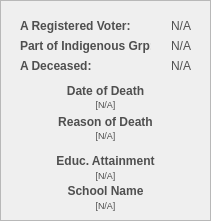
     <widget class="QFrame" name="basePopUpBodyFrame_9">
      <property name="geometry">
       <rect>
        <x>330</x>
        <y>200</y>
        <width>211</width>
        <height>221</height>
       </rect>
      </property>
      <property name="styleSheet">
       <string notr="true">#basePopUpBodyFrame_9 {
	background-color: rgb(247, 247, 247);
	border: 1px solid rgb(194, 194, 194);
	border-radius: 10px;
}</string>
      </property>
      <property name="frameShape">
       <enum>QFrame::Shape::StyledPanel</enum>
      </property>
      <property name="frameShadow">
       <enum>QFrame::Shadow::Raised</enum>
      </property>
      <widget class="QLabel" name="cp_displayRegisteredVoter">
       <property name="geometry">
        <rect>
         <x>150</x>
         <y>10</y>
         <width>41</width>
         <height>31</height>
        </rect>
       </property>
       <property name="font">
        <font>
         <family>Arial</family>
         <pointsize>9</pointsize>
        </font>
       </property>
       <property name="styleSheet">
        <string notr="true">#cp_displayRegisteredVoter{
	background-color:transparent;
	color:#4f4f4f;
}</string>
       </property>
       <property name="text">
        <string>N/A</string>
       </property>
       <property name="alignment">
        <set>Qt::AlignmentFlag::AlignRight|Qt::AlignmentFlag::AlignTrailing|Qt::AlignmentFlag::AlignVCenter</set>
       </property>
      </widget>
      <widget class="QLabel" name="cp_labelRegisteredVoter">
       <property name="geometry">
        <rect>
         <x>20</x>
         <y>10</y>
         <width>111</width>
         <height>31</height>
        </rect>
       </property>
       <property name="font">
        <font>
         <family>Arial</family>
         <pointsize>9</pointsize>
         <bold>true</bold>
        </font>
       </property>
       <property name="styleSheet">
        <string notr="true">#cp_labelRegisteredVoter{
	background-color:transparent;
	color:#4f4f4f;
}</string>
       </property>
       <property name="text">
        <string>A Registered Voter:</string>
       </property>
       <property name="alignment">
        <set>Qt::AlignmentFlag::AlignLeading|Qt::AlignmentFlag::AlignLeft|Qt::AlignmentFlag::AlignVCenter</set>
       </property>
      </widget>
      <widget class="QLabel" name="cp_labelDeceased">
       <property name="geometry">
        <rect>
         <x>20</x>
         <y>50</y>
         <width>101</width>
         <height>31</height>
        </rect>
       </property>
       <property name="font">
        <font>
         <family>Arial</family>
         <pointsize>9</pointsize>
         <bold>true</bold>
        </font>
       </property>
       <property name="styleSheet">
        <string notr="true">#cp_labelDeceased{
	background-color:transparent;
	color:#4f4f4f;
}</string>
       </property>
       <property name="text">
        <string>A Deceased:</string>
       </property>
       <property name="alignment">
        <set>Qt::AlignmentFlag::AlignLeading|Qt::AlignmentFlag::AlignLeft|Qt::AlignmentFlag::AlignVCenter</set>
       </property>
      </widget>
      <widget class="QLabel" name="cp_displayDeceased">
       <property name="geometry">
        <rect>
         <x>150</x>
         <y>50</y>
         <width>41</width>
         <height>31</height>
        </rect>
       </property>
       <property name="font">
        <font>
         <family>Arial</family>
         <pointsize>9</pointsize>
        </font>
       </property>
       <property name="styleSheet">
        <string notr="true">#cp_displayDeceased{
	background-color:transparent;
	color:#4f4f4f;
}</string>
       </property>
       <property name="text">
        <string>N/A</string>
       </property>
       <property name="alignment">
        <set>Qt::AlignmentFlag::AlignRight|Qt::AlignmentFlag::AlignTrailing|Qt::AlignmentFlag::AlignVCenter</set>
       </property>
      </widget>
      <widget class="QLabel" name="cp_labelEducationalAttainment">
       <property name="geometry">
        <rect>
         <x>20</x>
         <y>150</y>
         <width>171</width>
         <height>21</height>
        </rect>
       </property>
       <property name="font">
        <font>
         <family>Arial</family>
         <pointsize>9</pointsize>
         <bold>true</bold>
        </font>
       </property>
       <property name="styleSheet">
        <string notr="true">#cp_labelEducationalAttainment{
	background-color:transparent;
	color:#4f4f4f;
}</string>
       </property>
       <property name="text">
        <string>Educ. Attainment</string>
       </property>
       <property name="alignment">
        <set>Qt::AlignmentFlag::AlignCenter</set>
       </property>
      </widget>
      <widget class="QLabel" name="cp_displayEducationalAttainment">
       <property name="geometry">
        <rect>
         <x>20</x>
         <y>160</y>
         <width>171</width>
         <height>31</height>
        </rect>
       </property>
       <property name="font">
        <font>
         <family>Arial</family>
         <pointsize>7</pointsize>
        </font>
       </property>
       <property name="styleSheet">
        <string notr="true">#cp_displayEducationalAttainment{
	background-color:transparent;
	color:#4f4f4f;
}</string>
       </property>
       <property name="text">
        <string>[N/A]</string>
       </property>
       <property name="alignment">
        <set>Qt::AlignmentFlag::AlignCenter</set>
       </property>
      </widget>
      <widget class="QLabel" name="cp_labelSchoolName">
       <property name="geometry">
        <rect>
         <x>50</x>
         <y>180</y>
         <width>111</width>
         <height>21</height>
        </rect>
       </property>
       <property name="font">
        <font>
         <family>Arial</family>
         <pointsize>9</pointsize>
         <bold>true</bold>
        </font>
       </property>
       <property name="styleSheet">
        <string notr="true">#cp_labelSchoolName{
	background-color:transparent;
	color:#4f4f4f;
}</string>
       </property>
       <property name="text">
        <string>School Name</string>
       </property>
       <property name="alignment">
        <set>Qt::AlignmentFlag::AlignCenter</set>
       </property>
      </widget>
      <widget class="QLabel" name="cp_displaySchoolName">
       <property name="geometry">
        <rect>
         <x>20</x>
         <y>200</y>
         <width>171</width>
         <height>21</height>
        </rect>
       </property>
       <property name="font">
        <font>
         <family>Arial</family>
         <pointsize>7</pointsize>
        </font>
       </property>
       <property name="styleSheet">
        <string notr="true">#cp_displaySchoolName{
	background-color:transparent;
	color:#4f4f4f;
}</string>
       </property>
       <property name="text">
        <string>[N/A]</string>
       </property>
       <property name="alignment">
        <set>Qt::AlignmentFlag::AlignHCenter|Qt::AlignmentFlag::AlignTop</set>
       </property>
       <property name="wordWrap">
        <bool>true</bool>
       </property>
      </widget>
      <widget class="QLabel" name="cp_labelReasonOfDeath">
       <property name="geometry">
        <rect>
         <x>20</x>
         <y>111</y>
         <width>171</width>
         <height>21</height>
        </rect>
       </property>
       <property name="font">
        <font>
         <family>Arial</family>
         <pointsize>9</pointsize>
         <bold>true</bold>
        </font>
       </property>
       <property name="styleSheet">
        <string notr="true">#cp_labelReasonOfDeath{
	background-color:transparent;
	color:#4f4f4f;
}</string>
       </property>
       <property name="text">
        <string>Reason of Death</string>
       </property>
       <property name="alignment">
        <set>Qt::AlignmentFlag::AlignCenter</set>
       </property>
      </widget>
      <widget class="QLabel" name="cp_displayReasonOfDeath">
       <property name="geometry">
        <rect>
         <x>20</x>
         <y>130</y>
         <width>171</width>
         <height>21</height>
        </rect>
       </property>
       <property name="font">
        <font>
         <family>Arial</family>
         <pointsize>7</pointsize>
        </font>
       </property>
       <property name="styleSheet">
        <string notr="true">#cp_displayReasonOfDeath{
	background-color:transparent;
	color:#4f4f4f;
}</string>
       </property>
       <property name="text">
        <string>&lt;html&gt;&lt;head/&gt;&lt;body&gt;&lt;p&gt;[N/A]&lt;/p&gt;&lt;/body&gt;&lt;/html&gt;</string>
       </property>
       <property name="alignment">
        <set>Qt::AlignmentFlag::AlignHCenter|Qt::AlignmentFlag::AlignTop</set>
       </property>
       <property name="wordWrap">
        <bool>true</bool>
       </property>
      </widget>
      <widget class="QLabel" name="cp_displayDoD">
       <property name="geometry">
        <rect>
         <x>20</x>
         <y>99</y>
         <width>171</width>
         <height>16</height>
        </rect>
       </property>
       <property name="font">
        <font>
         <family>Arial</family>
         <pointsize>7</pointsize>
        </font>
       </property>
       <property name="styleSheet">
        <string notr="true">#cp_displayDoD{
	background-color:transparent;
	color:#4f4f4f;
}</string>
       </property>
       <property name="text">
        <string>&lt;html&gt;&lt;head/&gt;&lt;body&gt;&lt;p&gt;[N/A]&lt;/p&gt;&lt;/body&gt;&lt;/html&gt;</string>
       </property>
       <property name="alignment">
        <set>Qt::AlignmentFlag::AlignHCenter|Qt::AlignmentFlag::AlignTop</set>
       </property>
       <property name="wordWrap">
        <bool>true</bool>
       </property>
      </widget>
      <widget class="QLabel" name="cp_labelDoD">
       <property name="geometry">
        <rect>
         <x>20</x>
         <y>80</y>
         <width>171</width>
         <height>21</height>
        </rect>
       </property>
       <property name="font">
        <font>
         <family>Arial</family>
         <pointsize>9</pointsize>
         <bold>true</bold>
        </font>
       </property>
       <property name="styleSheet">
        <string notr="true">#cp_labelDoD{
	background-color:transparent;
	color:#4f4f4f;
}</string>
       </property>
       <property name="text">
        <string>Date of Death</string>
       </property>
       <property name="alignment">
        <set>Qt::AlignmentFlag::AlignCenter</set>
       </property>
      </widget>
      <widget class="QLabel" name="cp_labelPartOfIndigenousGroup">
       <property name="geometry">
        <rect>
         <x>20</x>
         <y>30</y>
         <width>131</width>
         <height>31</height>
        </rect>
       </property>
       <property name="font">
        <font>
         <family>Arial</family>
         <pointsize>9</pointsize>
         <bold>true</bold>
        </font>
       </property>
       <property name="styleSheet">
        <string notr="true">#cp_labelPartOfIndigenousGroup{
	background-color:transparent;
	color:#4f4f4f;
}</string>
       </property>
       <property name="text">
        <string>Part of Indigenous Grp:</string>
       </property>
       <property name="alignment">
        <set>Qt::AlignmentFlag::AlignLeading|Qt::AlignmentFlag::AlignLeft|Qt::AlignmentFlag::AlignVCenter</set>
       </property>
      </widget>
      <widget class="QLabel" name="cp_displayPartOfIndigenousGroup">
       <property name="geometry">
        <rect>
         <x>150</x>
         <y>30</y>
         <width>41</width>
         <height>31</height>
        </rect>
       </property>
       <property name="font">
        <font>
         <family>Arial</family>
         <pointsize>9</pointsize>
        </font>
       </property>
       <property name="styleSheet">
        <string notr="true">#cp_displayPartOfIndigenousGroup{
	background-color:transparent;
	color:#4f4f4f;
}</string>
       </property>
       <property name="text">
        <string>N/A</string>
       </property>
       <property name="alignment">
        <set>Qt::AlignmentFlag::AlignRight|Qt::AlignmentFlag::AlignTrailing|Qt::AlignmentFlag::AlignVCenter</set>
       </property>
      </widget>
     </widget>
